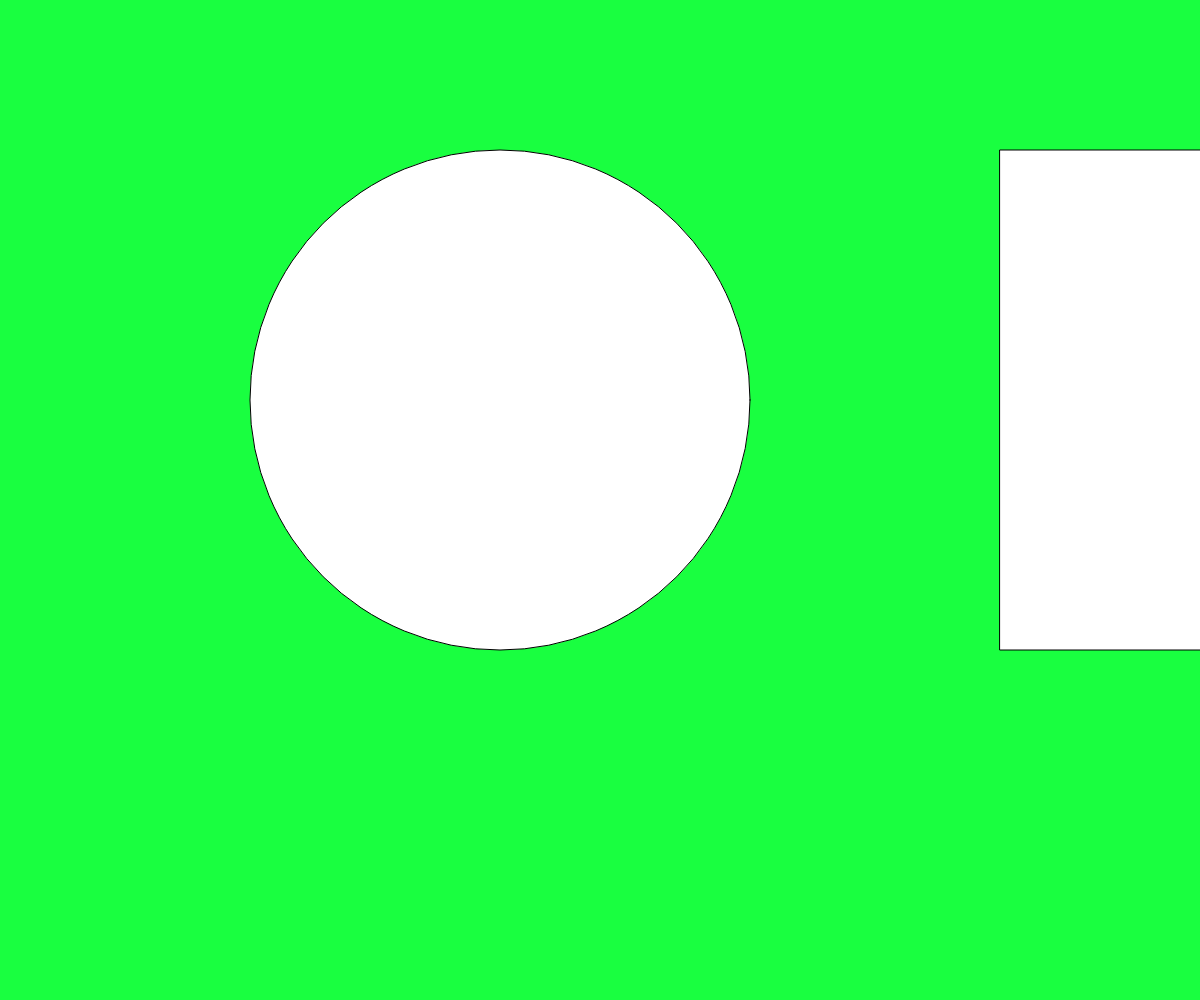
Frame 1 (no input)
Frame 60 (no input): identical to frame 1, image omitted
Frame 120 (the mouse pressed at the canvas centre since frame 60): identical to frame 1, image omitted

The p5.js sketch that drew this single still picture (run headless with seeded random() and noise() and a simulated clock; from frame 60 on, the mouse is pressed at the canvas centre):

// p5.js sketch
// ── sketch.js
function setup() {
  createCanvas(windowWidth, windowHeight);
  colorMode(HSB);

}

function draw() {
  background(130,90,100);

  square(1000,150,500);

  circle(500,400,500);
}
